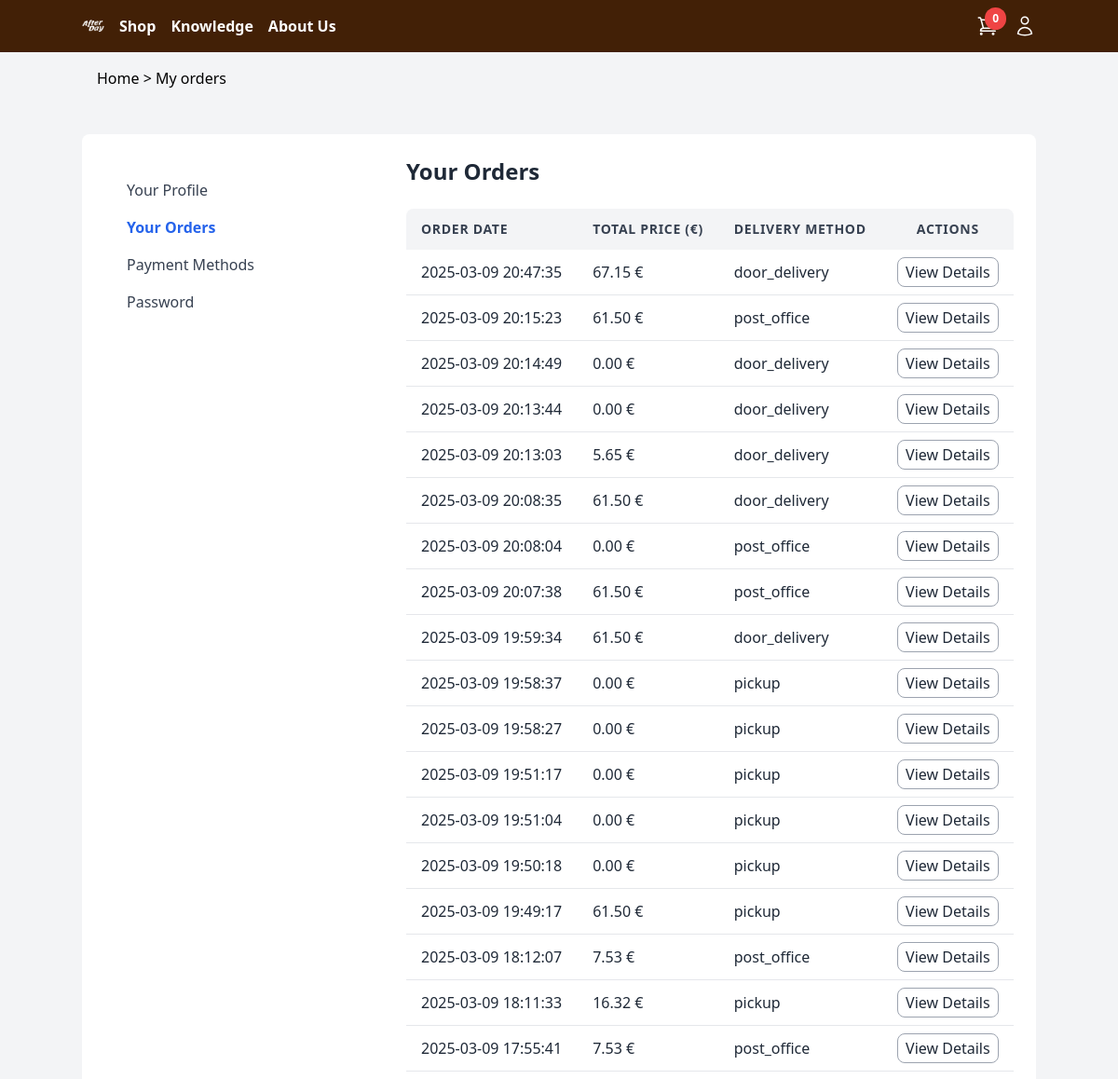
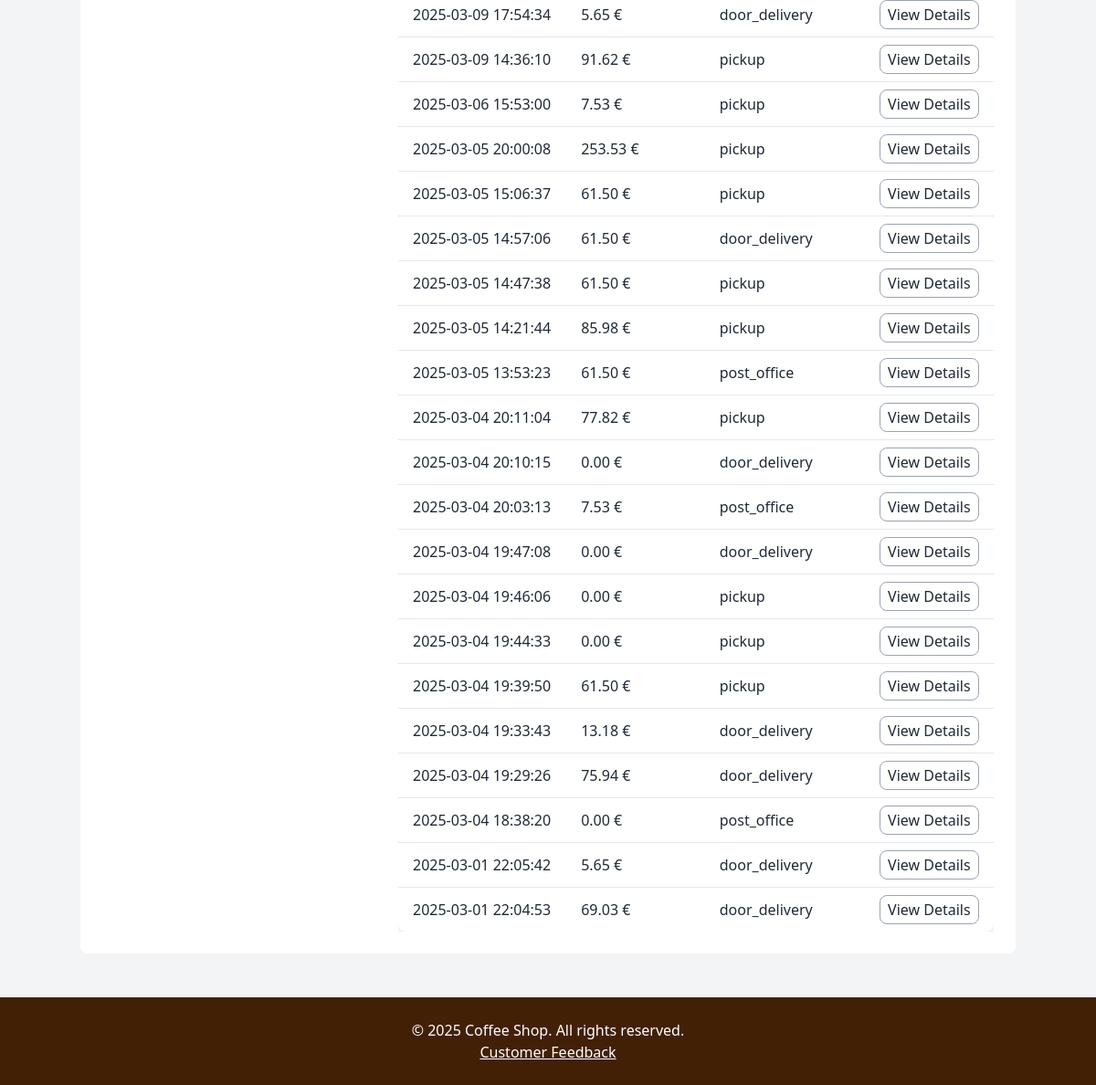
Screenshot of /my_orders.php (signed in) with the database file from the repository (2 pictures, top to bottom).
### tables this page shows
CREATE TABLE `orders` (
  `id` int(11) NOT NULL,
  `customer_id` int(11) NOT NULL,
  `order_date` datetime DEFAULT current_timestamp(),
  `total_price_alv` decimal(10,2) NOT NULL DEFAULT 0.00,
  `delivery_method` enum('door_delivery','post_office','pickup') NOT NULL,
  `address` varchar(255) DEFAULT NULL,
  `city` varchar(100) DEFAULT NULL,
  `state` varchar(100) DEFAULT NULL,
  `zipcode` varchar(20) DEFAULT NULL,
  `country` varchar(100) DEFAULT NULL
);

### my_orders.php (the view, shortened to what this page needs)
<?php
include 'includes/db.php';
include 'includes/header.php';
$stmt = $db_connection->prepare("SELECT id, order_date, total_price_alv, delivery_method FROM orders WHERE customer_id = ? ORDER BY order_date DESC");
$stmt->execute([$_SESSION['user_id']]);
$orders = $stmt->fetchAll(PDO::FETCH_ASSOC);
?>
<body class="bg-gray-100">
    <div class="flex flex-col h-screen justify-between">
        <?php include 'navbar.php'; ?>
        <div class="container mx-auto w-full p-6 bg-white mt-8 max-w-5xl mb-12 rounded-lg flex">
            <?php include 'includes/sidebar_profile.php'; ?>
            <div class="flex-1">
                <div class="flex items-center justify-between mb-6">
                    <h2 class="text-2xl font-semibold text-gray-800">Your Orders</h2>
                </div>
                <?php if (count($orders) > 0): ?>
                    <div class="overflow-x-auto">
                        <table class="min-w-full bg-white shadow-md rounded-lg">
                            <thead>
                                <tr class="bg-gray-100 text-gray-700 text-sm uppercase tracking-wider">
                                    <th class="py-3 px-4 text-left first:rounded-tl-lg">Order Date</th>
                                    <th class="py-3 px-4 text-left">Total Price (€)</th>
                                    <th class="py-3 px-4 text-left">Delivery Method</th>
                                    <th class="py-3 px-4 text-center last:rounded-tr-lg">Actions</th>
                                </tr>
                            </thead>
                            <tbody class="divide-y divide-gray-200">
                                <?php foreach ($orders as $order): ?>
                                    <tr class="hover:bg-gray-50 transition">
                                        <td class="py-3 px-4 text-gray-800"><?= htmlspecialchars($order['order_date']) ?></td>
                                        <td class="py-3 px-4 text-gray-800 font-medium"><?= htmlspecialchars($order['total_price_alv']) ?> €</td>
                                        <td class="py-3 px-4 text-gray-800"><?= htmlspecialchars($order['delivery_method']) ?></td>
                                        <td class="py-3 px-4 text-center">
                                            <a href="order_details.php?id=<?= urlencode($order['id']) ?>" class="border border-gray-400 text-gray-800 px-2 py-1 rounded-lg hover:bg-gray-300 transition duration-200">View Details</a>
                                        </td>
                                    </tr>
                                <?php endforeach; ?>
                            </tbody>
                        </table>
                    </div>
                <?php else: ?>
                    <p class="text-gray-600 text-center">You have no previous orders.</p>
                <?php endif; ?>
            </div>
        </div>
        <?php include 'includes/footer.php'; ?>
    </div>
</body>
</html>

### rows the page displays
orders: order_date "2025-03-09 20:47:35", total_price_alv "67.15", delivery_method "door_delivery"
orders: order_date "2025-03-09 20:15:23", total_price_alv "61.50", delivery_method "post_office"
orders: order_date "2025-03-09 20:14:49", total_price_alv "0.00", delivery_method "door_delivery"
orders: order_date "2025-03-09 20:13:44", total_price_alv "0.00", delivery_method "door_delivery"
orders: order_date "2025-03-09 20:13:03", total_price_alv "5.65", delivery_method "door_delivery"
orders: order_date "2025-03-09 20:08:35", total_price_alv "61.50", delivery_method "door_delivery"
orders: order_date "2025-03-09 20:08:04", total_price_alv "0.00", delivery_method "post_office"
orders: order_date "2025-03-09 20:07:38", total_price_alv "61.50", delivery_method "post_office"
orders: order_date "2025-03-09 19:59:34", total_price_alv "61.50", delivery_method "door_delivery"
orders: order_date "2025-03-09 19:58:37", total_price_alv "0.00", delivery_method "pickup"
orders: order_date "2025-03-09 19:58:27", total_price_alv "0.00", delivery_method "pickup"
orders: order_date "2025-03-09 19:51:17", total_price_alv "0.00", delivery_method "pickup"
orders: order_date "2025-03-09 19:51:04", total_price_alv "0.00", delivery_method "pickup"
orders: order_date "2025-03-09 19:50:18", total_price_alv "0.00", delivery_method "pickup"
orders: order_date "2025-03-09 19:49:17", total_price_alv "61.50", delivery_method "pickup"
orders: order_date "2025-03-09 18:12:07", total_price_alv "7.53", delivery_method "post_office"
orders: order_date "2025-03-09 18:11:33", total_price_alv "16.32", delivery_method "pickup"
orders: order_date "2025-03-09 17:55:41", total_price_alv "7.53", delivery_method "post_office"
orders: order_date "2025-03-09 17:54:34", total_price_alv "5.65", delivery_method "door_delivery"
orders: order_date "2025-03-09 14:36:10", total_price_alv "91.62", delivery_method "pickup"
orders: order_date "2025-03-06 15:53:00", total_price_alv "7.53", delivery_method "pickup"
orders: order_date "2025-03-05 20:00:08", total_price_alv "253.53", delivery_method "pickup"
orders: order_date "2025-03-05 15:06:37", total_price_alv "61.50", delivery_method "pickup"
orders: order_date "2025-03-05 14:57:06", total_price_alv "61.50", delivery_method "door_delivery"
orders: order_date "2025-03-05 14:47:38", total_price_alv "61.50", delivery_method "pickup"
orders: order_date "2025-03-05 14:21:44", total_price_alv "85.98", delivery_method "pickup"
orders: order_date "2025-03-05 13:53:23", total_price_alv "61.50", delivery_method "post_office"
orders: order_date "2025-03-04 20:11:04", total_price_alv "77.82", delivery_method "pickup"
orders: order_date "2025-03-04 20:10:15", total_price_alv "0.00", delivery_method "door_delivery"
orders: order_date "2025-03-04 20:03:13", total_price_alv "7.53", delivery_method "post_office"
orders: order_date "2025-03-04 19:47:08", total_price_alv "0.00", delivery_method "door_delivery"
orders: order_date "2025-03-04 19:46:06", total_price_alv "0.00", delivery_method "pickup"
orders: order_date "2025-03-04 19:44:33", total_price_alv "0.00", delivery_method "pickup"
orders: order_date "2025-03-04 19:39:50", total_price_alv "61.50", delivery_method "pickup"
orders: order_date "2025-03-04 19:33:43", total_price_alv "13.18", delivery_method "door_delivery"
orders: order_date "2025-03-04 19:29:26", total_price_alv "75.94", delivery_method "door_delivery"
orders: order_date "2025-03-04 18:38:20", total_price_alv "0.00", delivery_method "post_office"
orders: order_date "2025-03-01 22:05:42", total_price_alv "5.65", delivery_method "door_delivery"
orders: order_date "2025-03-01 22:04:53", total_price_alv "69.03", delivery_method "door_delivery"

### other values shown
$cartCount "0"
